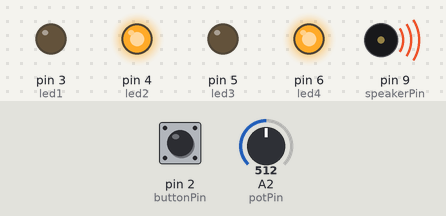
The sketch below on a simulated Arduino Uno, built with avr-gcc and run on an emulated ATmega328P. Shown: output pins drawn as LEDs (lit = HIGH), buzzer (waves = sounding). The test bench sets the inputs (shaded band); at power-on: A2 (potPin) = 512, pin 2 (buttonPin) LOW.

Above: at 0.95 s.
1.3 s: A2 (potPin) set to 378
At 1.6 s:
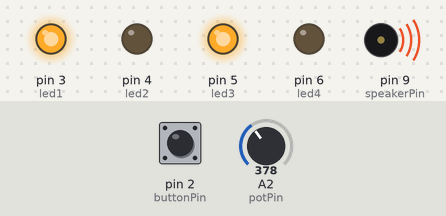
4.3 s: pin 2 (buttonPin) pulled HIGH for 3.2 s
At 7.21 s:
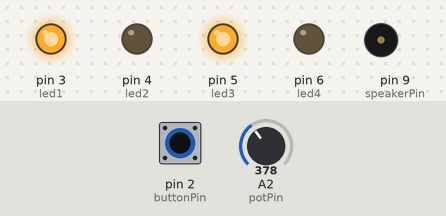
9.0 s: pin 2 (buttonPin) pulled HIGH for 3.2 s
13.8 s: A2 (potPin) set to 399
At 14.5 s:
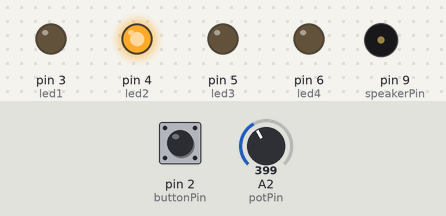
15.3 s: A2 (potPin) set to 502
16.8 s: A2 (potPin) set to 526
At 17.9 s:
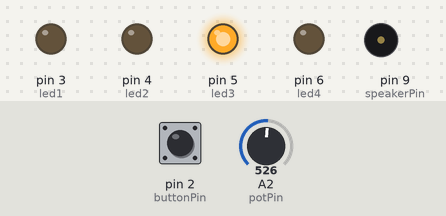
Timing chart, 0 to 19.3 s (numbered marks = the images above; inputs shaded):
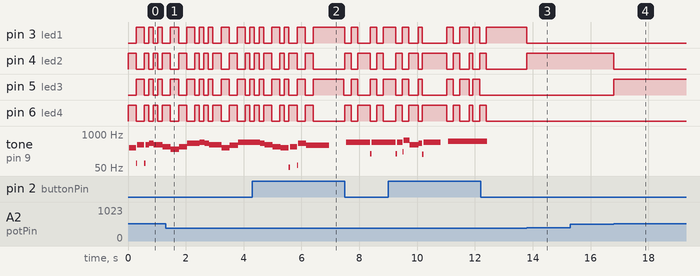

The sketch:

arduino_tunes.pde
```cpp
// (licence header left out)
int speakerPin = 9;
int potPin = 2;
int buttonPin = 2;
int led1 = 3;
int led2 = 4;
int led3 = 5;
int led4 = 6;

int switchState = LOW;
boolean buttonClear = true;
int songChoice;
int ledPattern = true;

/* Smaller value -> all tunes play faster; bigger -> slower. Recommend you don't change this, but
instead use playTune() to pass different beatLength values to parseTune() for different songs */
const int beatLength = 50;

// Generate a tone by passing a square wave of a certain period to the piezo
void playTone(int tone, int duration) {
  for (long i = 0; i < duration * 1000L; i += tone * 2) {
    digitalWrite(speakerPin, HIGH);
    delayMicroseconds(tone);
    digitalWrite(speakerPin, LOW);
    delayMicroseconds(tone);
  }
}

/* This works out what period, in microseconds, to use for the square wave for a given note. To calculate these,
p = ((1 / freq) * 1,000,000) / 2. We divide by 2 because the signal will be HIGH for p microseconds and then LOW
for p microseconds. Frequencies for the notes obtained from http://www.phy.mtu.edu/~suits/notefreqs.html
The range defined below covers 2 octaves from C4 (middle C, or 261.63Hz) to B5 (987.77Hz). Feel free to modify. */
void playNote(char note, int duration, boolean sharp) {
  char names[] = { 'c', 'd', 'e', 'f', 'g', 'a', 'b', 'C', 'D', 'E', 'F', 'G', 'A', 'B' };
  int tones[] = { 1915, 1700, 1519, 1432, 1275, 1136, 1014, 956, 851, 758, 716, 636, 568, 506 };

  // these are the "sharp" versions of each note e.g. the first value is for "c#"
  char names_sharp[] = { 'c', 'd', 'f', 'g', 'a', 'C', 'D', 'F', 'G', 'A' };
  int tones_sharp[] = { 1804, 1607, 1351, 1204, 1073, 902, 804, 676, 602, 536 };

  // play the tone corresponding to the note name
  if (sharp == false) {
    for (int i = 0; i < 14; i++) {
      if (names[i] == note) {
        playTone(tones[i], duration);
      }
    }
  } else {
    for (int i = 0; i < 10; i++) {
      if (names_sharp[i] == note) {
        playTone(tones_sharp[i], duration);
      }
    }
  }
}

/* Code for using a microswitch as a start/stop toggle
Note: to stop a song half way through, you may have to hold the button down for a moment */
void updateSwitchState() {
  int val = digitalRead(buttonPin);
  if (val == HIGH) {
    buttonClear = true;
  } else {
    if (buttonClear == true) {
      if (switchState == LOW) {
        switchState = HIGH;
      } else {
        switchState = LOW;
      }
      buttonClear = false;
    }
  }
}

// Make the LEDs dance while playing the tune
void alternateLeds() {
  if (ledPattern == true) {
    digitalWrite(led1, LOW);
    digitalWrite(led2, HIGH);
    digitalWrite(led3, LOW);
    digitalWrite(led4, HIGH);
    ledPattern = false;
  } else {
    digitalWrite(led1, HIGH);
    digitalWrite(led2, LOW);
    digitalWrite(led3, HIGH);
    digitalWrite(led4, LOW);
    ledPattern = true;
  }
}

/* Take a string representing a tune and parse it to play the notes through the piezo.

Parameters:
  char notes[]: a string that represents the notes of the song. The grammar for parsing the string is described at the top of this file.
  int beatLength: changes the tempo. Smaller value -> quicker; bigger -> slower
  boolean loopSong: if true, the song will loop indefinitely (until you press the microswitch)
*/
void parseTune(char notes[], int beatLength, boolean loopSong) {
  boolean play = true;

  // 1 iteration of this loop == 1 note played
  for (int i = 0; notes[i] != '.' && play == true; i++) { // stop iteration if '.' is the next char
    updateSwitchState();
    if (switchState == LOW) { // For every note, check to see if the button has been pressed to stop the tune
      play = false;
    } else {
      if (notes[i] == ',') { // ',' signifies a rest

        // Look at the number (max. 2 digits) following from the ',' to work out the duration of the rest
        char len[3];
        int count = 0;
        while (notes[i+1] >= '0' && notes[i+1] <= '9' && count < 2) {
          len[count] = notes[i+1];
          count++;
          i++;
        }
        len[count] = '\0';
        int duration = atoi(len);

        delay(duration * beatLength); // rest duration
      } else { // play the next note, represented by a series of characters e.g. 'c4', 'a#12'
        alternateLeds(); // alternate the red and green LEDs every note to make them "dance"
        char note = notes[i];
        boolean sharp;

        // if the next character is a '#' then we must make the note a sharp
        if (notes[i+1] == '#') {
          i++;
          sharp = true;
        } else {
          sharp = false;
        }

        // Look at the number (max. 2 digits) following from the note name to work out the note duration
        char len[3];
        int count = 0;
        while (notes[i+1] >= '0' && notes[i+1] <= '9' && count < 2) {
          len[count] = notes[i+1];
          count++;
          i++;
        }
        len[count] = '\0';
        int duration = atoi(len);

        playNote(note, duration * beatLength, sharp);
      }

      delay(beatLength / 2); // pause between notes
    }
  }

  if (loopSong == false) {
    switchState = LOW;
  }
}

// Write your tunes in here using the grammar described at the top of this file. Can have up to 4 tunes.
void playTune (int tune) {
  if (tune == 1) { // Jingle Bells
    char notes[] = "b4b4b8b4b4b8b4D4g6a2b12,4C4C4C6C2C4b4b4b2b2b4a4a4b4a8D8b4b4b8b4b4b8b4D4g6a2b12,4,C4C4C6C2C4b4b4b2b2D4D4C4a4g12,8.";
    parseTune(notes, beatLength, false);
  } else if (tune == 2) { // The Holly and the Ivy
    char notes[] = "g4g2g2g4E4D4b6g2g2g2g4E4D8D2C2b2a2g4b2b2e2e2d4g2a2b2C2b4a4g8,8.";
    parseTune(notes, beatLength * 1.50, false);
  } else if (tune == 3) { // We Wish You a Merry Christmas
    char notes[] = "d4g4g2a2g2f#2e4c4e4a4a2b2a2g2f#4d4f#4b4b2C2b2a2g4e4d2d2e4a4f#4g8,8.";
    parseTune(notes, beatLength * 1.25, false);
  } else if (tune == 4) { // Deck the Halls
    char notes[] = "D6C2b4a4g4a4b4g4a2b2C2a2b6a2g4f#4g6,2D6C2b4a4g4a4b4g4a2b2C2a2b6a2g4f#4g6,2a6b2C4a4b6C2D4a4b2C#2D4E2F#2G4F#4E4D6,2D6C2b4a4g4a4b4g4E2E2E2E2D6C2b4a4g8,8.";
    parseTune(notes, beatLength, false);
  }
}

void setup() {
  pinMode(speakerPin, OUTPUT);
  pinMode(buttonPin, INPUT);
  pinMode(led1, OUTPUT);
  pinMode(led2, OUTPUT);
  pinMode(led3, OUTPUT);
  pinMode(led4, OUTPUT);
}

void loop() {
  /* Start off silent, with the user able to select 1 of 4 tunes by turning the potentiometer.
  Feedback is given by one of the 4 LEDs lighting up, representing 1 of the 4 tunes.
  Press the microswitch to start playing the selected tune.
  Press the microswitch again to stop the tune, or wait for it to get to the end, at which point
  it will return to the "menu" interface. */
  int val = analogRead(potPin);
  if (val < 388) {
    songChoice = 1;
    digitalWrite(led1, HIGH);
    digitalWrite(led2, LOW);
    digitalWrite(led3, LOW);
    digitalWrite(led4, LOW);
  } else if (val < 512) {
    songChoice = 2;
    digitalWrite(led1, LOW);
    digitalWrite(led2, HIGH);
    digitalWrite(led3, LOW);
    digitalWrite(led4, LOW);
  } else if (val < 645) {
    songChoice = 3;
    digitalWrite(led1, LOW);
    digitalWrite(led2, LOW);
    digitalWrite(led3, HIGH);
    digitalWrite(led4, LOW);
  } else {
    songChoice = 4;
    digitalWrite(led1, LOW);
    digitalWrite(led2, LOW);
    digitalWrite(led3, LOW);
    digitalWrite(led4, HIGH);
  }

  updateSwitchState();
  if (switchState == HIGH) {
    playTune(songChoice);
  }
}
```

Measured:
- the behaviour switches between 387 and 388 on A2 (potPin) (found by bisection; images 2 and 3)
- the behaviour switches between 511 and 512 on A2 (potPin) (found by bisection; images 3 and 4)
- after the input at 13.8 s, pin 3 (led1): HIGH → LOW at once; pin 4 (led2): LOW → HIGH at once
- after the input at 15.3 s, every drawn part: stays the same
- after the input at 16.8 s, pin 4 (led2): HIGH → LOW at once; pin 5 (led3): LOW → HIGH at once
- by itself, tone on pin 9 (speakerPin): plays 178 Hz for 0.04 s, 491 Hz for 0.20 s, 205 Hz for 0.04 s, 584 Hz for 0.20 s, 391 Hz for 0.32 s, 438 Hz for 0.12 s … (9 notes in this stretch)
